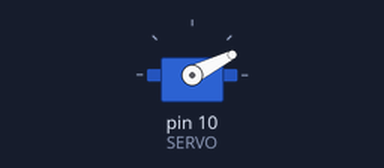
Recording of a sketch running on a simulated Arduino Uno, built with avr-gcc and run on an emulated ATmega328P. Shown: servo.

Above: at 0.15 s.
At 1.06 s:
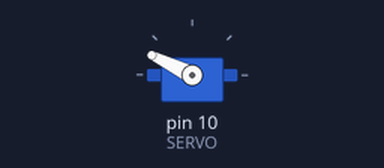
At 1.9 s:
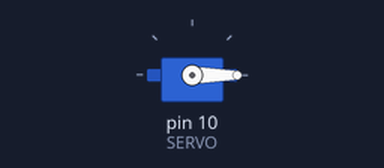
Timing chart, 0 to 3.4 s (numbered marks = the images above):
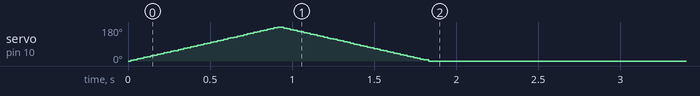

The sketch:

servo.ino
```cpp
#include <Servo.h>

const int SERVO = 10;
Servo servo;
void setup() {
  servo.attach(SERVO);
}

void loop() {
  int angle=0;
  for(angle=0;angle<=180;angle++){
    servo.write(angle);
    delay(5);
  }
  for(angle=180;angle>=0;angle--) {
    servo.write(angle);
    delay(5);
  }
  servo.detach();
}
```

Measured:
- by itself, servo on pin 10 (SERVO): rises from 0° to 180° in 0.90 s, then falls to 0° in 0.92 s
